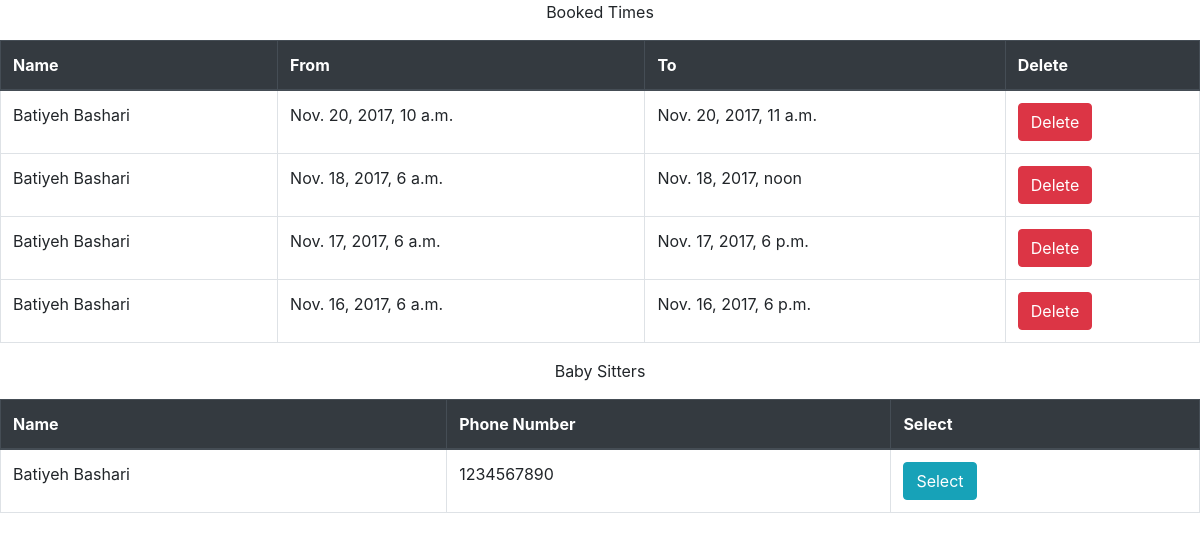
/accounts/profile/ (signed in), run on the app's committed database.
### booking/models.py (models this page shows, shortened)
class BookedTime(models.Model):
    family = models.ForeignKey(Family)
    baby_sitter = models.ForeignKey(BabySitter)
    start_time = models.DateTimeField()
    end_time = models.DateTimeField()
    class Meta:
        ordering = ['-start_time']

class BabySitter(models.Model):
    user = models.OneToOneField(User, primary_key=True)
    phone_number = models.CharField(null=True, max_length=10, blank=True, help_text='4168804341')
    def __str__(self):
        return self.user.get_full_name()
    class Meta:
        permissions = (
            ("baby_sitter", "Can add availabilities"),
        )

### booking/views.py (the view)
# urls.py: url(r'^accounts/profile/$', views.index, name='index'),
@login_required(login_url='/login/')
def index(request):
    if request and request.user:
        if request.user.has_perm('booking.baby_sitter'):
            baby_sitter = BabySitter.objects.get(user=request.user)
            booked_times = BookedTime.objects.filter(baby_sitter=baby_sitter)
            availabilities = Availability.objects.filter(baby_sitter=baby_sitter)
            context = {'bookings': booked_times, 'availabilities': availabilities}
            return render(request, 'babySitterAccount.html', context)
        elif request.user.has_perm('booking.family'):
            family = Family.objects.get(user=request.user)
            booked_times = BookedTime.objects.filter(family=family)
            baby_sitters = BabySitter.objects.all()
            context = {'bookings': booked_times, 'baby_sitters': baby_sitters}
            return render(request, 'familyAccount.html', context)
    return HttpResponse("Hello, world. You're at the booking index.")

### booking/templates/familyAccount.html (shortened to what this page needs)
{% extends "base.html" %}
{% block content %}
<p class="text-center">Booked Times</p>
<table class="table table-bordered table-hover">
    <thead class="thead-dark">
        <tr>
          <th scope="col" class="info">Name</th>
          <th scope="col" class="info">From</th>
          <th scope="col" class="info">To</th>
          <th scope="col" class="info">Delete</th>
        </tr>
    </thead>
    <tbody>
        {% if bookings %}
            {% for booking in bookings %}
                <tr class="info">
                    <td scope="row" class="info">{{booking.baby_sitter}}</td>
                    <td scope="row" class="info">{{booking.start_time}}</td>
                    <td scope="row" class="info">{{booking.end_time}}</td>
                    <td scope="row" class="info">
                        <form method="post" action="/deleteBooking/">
                            <button type="submit" id="booking-{{booking.id}}" class="btn btn-danger">Delete</button>
                        </form>
                    </td>
                </tr>
            {% endfor %}
        {% endif %}
    </tbody>
</table>
<p class="text-center">Baby Sitters</p>
<table class="table table-bordered table-hover">
    <thead class="thead-dark">
        <tr>
          <th scope="col" class="info">Name</th>
          <th scope="col" class="info">Phone Number</th>
          <th scope="col" class="info">Select</th>
        </tr>
    </thead>
    <tbody>
        {% if baby_sitters %}
            {% for baby_sitter in baby_sitters %}
                <tr class="info">
                    <td scope="row" class="info">{{baby_sitter}} </td>
                    <td scope="row" class="info">{{baby_sitter.phone_number}}</td>
                    <td scope="row" class="info">
                        <form method="get" action="/checkAvailability/">
                            <button type="submit" id="baby_sitter-{{baby_sitter.user.id}}" class="btn btn-info">Select</button>
                        </form>
                    </td>
                </tr>
            {% endfor %}
        {% endif %}
    </tbody>
</table>
{% endblock %}

### data on the page
BookedTime: baby_sitter "Batiyeh Bashari", start_time "Nov. 20, 2017, 10 a.m.", end_time "Nov. 20, 2017, 11 a.m."
BookedTime: baby_sitter "Batiyeh Bashari", start_time "Nov. 18, 2017, 6 a.m.", end_time "Nov. 18, 2017, noon"
BookedTime: baby_sitter "Batiyeh Bashari", start_time "Nov. 17, 2017, 6 a.m.", end_time "Nov. 17, 2017, 6 p.m."
BookedTime: baby_sitter "Batiyeh Bashari", start_time "Nov. 16, 2017, 6 a.m.", end_time "Nov. 16, 2017, 6 p.m."
BabySitter: user_id.last_name "Batiyeh Bashari", phone_number "1234567890"
